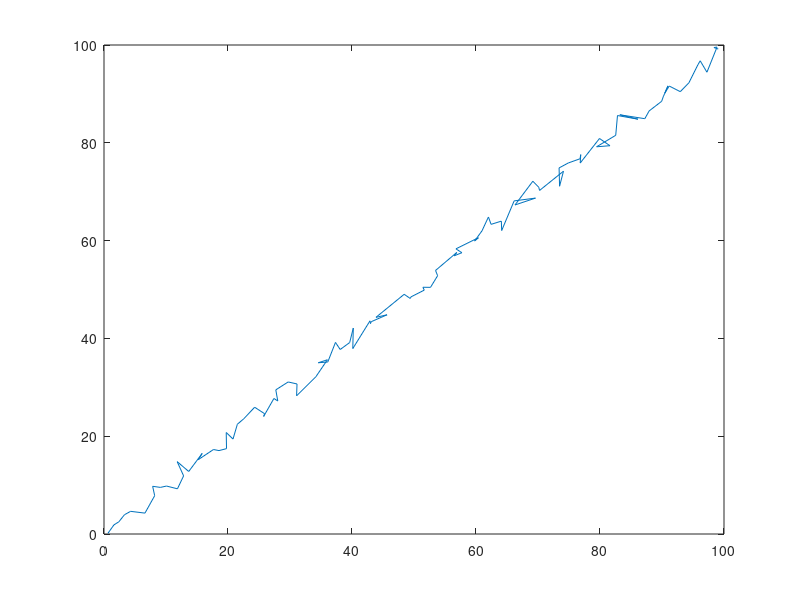

The MATLAB source for this figure:
clear; clc;
Nobservations = 100; N = 1000;
A = eye(2); B = eye(2); R = zeros(2, 2); I = eye(2);
s_ = zeros(Nobservations, 2);

mu = [0 0]; Sigma = [1 0.5; 0.5 2]; R1 = chol(Sigma);
e = repmat(mu, Nobservations, 1) + randn(Nobservations, 2) * R1;
Gamma = repmat(mu, Nobservations, 1) + randn(Nobservations, 2) * R1;

muE = mu; muGamma = mu;
varE = Sigma; varGamma = Sigma;

o_ = repmat(1:Nobservations, 2, 1)' * B + Gamma;

s = s_'; o = o_';
for i = 1:N
    %Predict
    s = A * s + repmat(muE', 1, Nobservations);
    R = varE + A * R * A';
    
    %Update
    K = R * B' * inv(B * R * B' + varGamma);
    s = s + K * (o - B * s - muGamma');
    R = (I - K * B) * R;
end

plot(s(1, :), s(2, :));